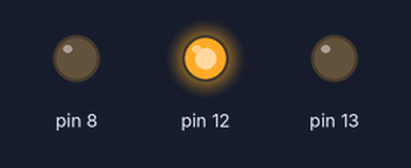
Simulated run of this sketch. Board: Arduino Uno, built with avr-gcc and run on an emulated ATmega328P. On the bench: output pins drawn as LEDs (lit = HIGH).

Above: at 0.1 s.
At 1.1 s:
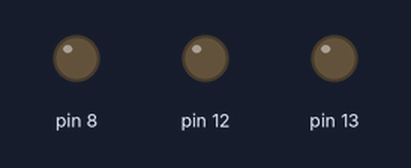
At 2.1 s:
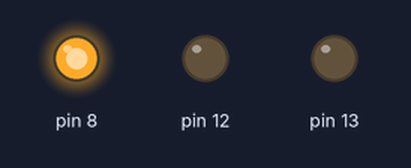
At 11.1 s:
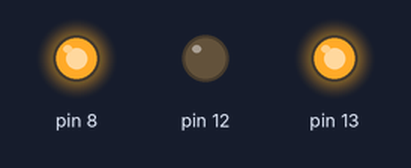
At 19.1 s:
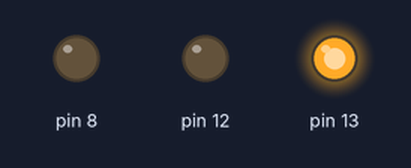
At 39.1 s:
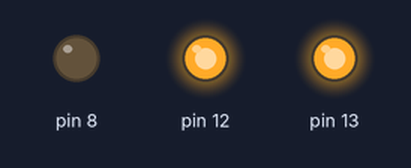
Timing chart, 0 to 40.0 s (numbered marks = the images above):
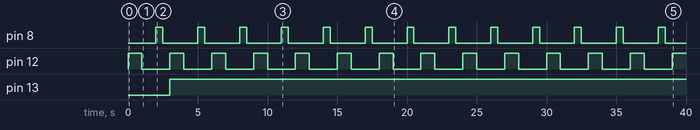

The sketch:

FUNdamentals_Day1-Blink_Augmented.ino
```cpp
/* Krystal Bernal
 * Engineering FUNdamentals
 * Day 1: Blink Augmented
 * This program uses 3 LEDs
 * Last updated: 02/26/16
 */

void setup() {
  pinMode(13, OUTPUT);
  pinMode(12, OUTPUT);
  pinMode(8, OUTPUT);
}

void loop() {
  digitalWrite(12, HIGH);
  delay(1000);
  digitalWrite(12, LOW);
  delay(1000);

  digitalWrite(8, HIGH);
  delay(500);
  digitalWrite(8, LOW);
  delay(500);

  digitalWrite(13, HIGH);
}
```

Measured:
- by itself, pin 8: alternates HIGH for 0.50 s and LOW for 2.5 s
- by itself, pin 12: alternates HIGH for 1.0 s and LOW for 2.0 s
- by itself, pin 13: LOW → HIGH at 3.0 s
